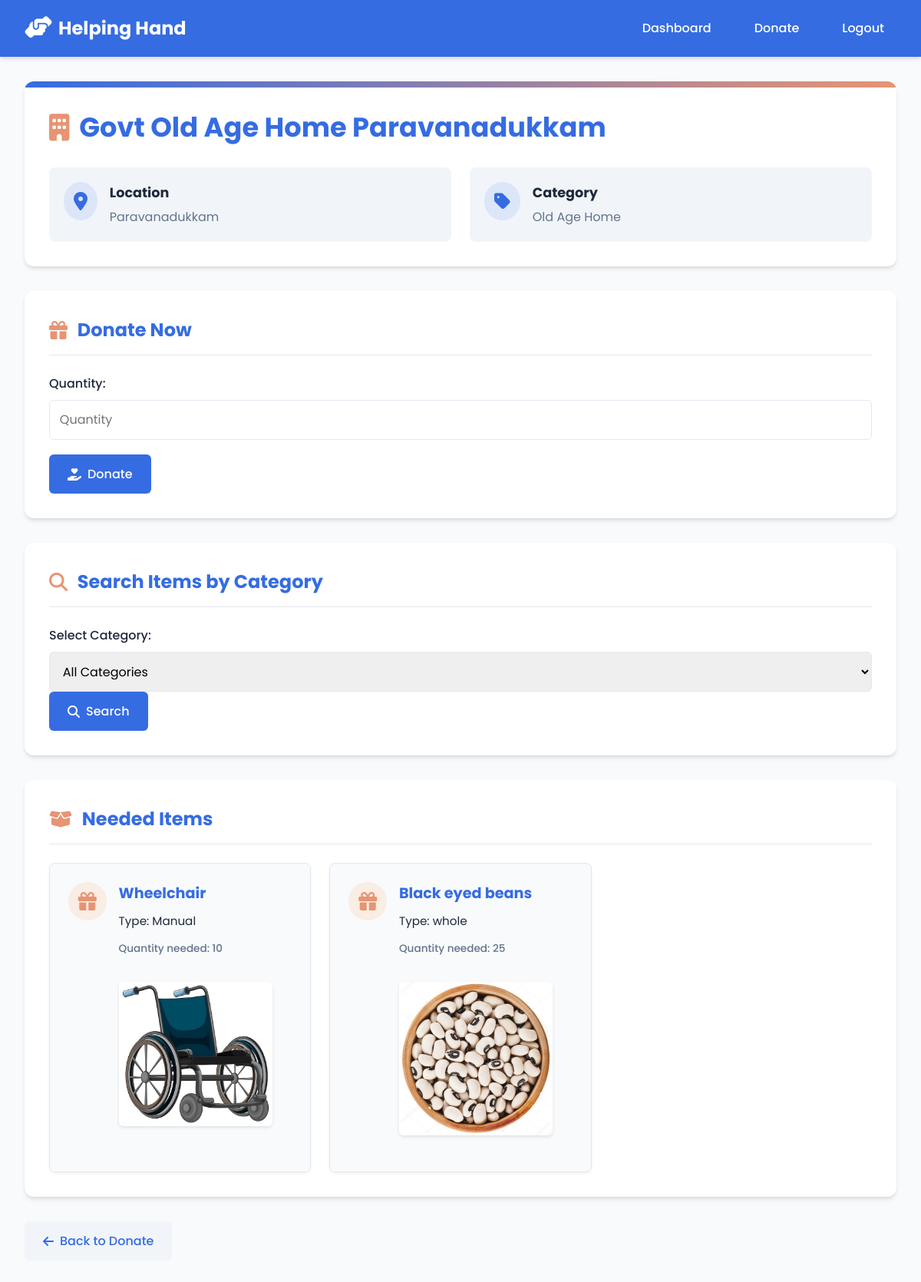
/donation/organization/1/ (signed in), run on the app's committed database.
### donationnn_app/models.py (models this page shows, shortened)
class Organization(models.Model):
    picture = models.ImageField(upload_to='organization_pictures/', blank=True, null=True)
    org_name = models.CharField(max_length=255, verbose_name="Organization Name")
    org_id = models.CharField(max_length=50, unique=True)
    email = models.EmailField(unique=True)
    location = models.CharField(max_length=100)
    category = models.CharField(max_length=50)

class Item(models.Model):
    CATEGORY_CHOICES = [
        ('household_essentials', 'Household Essentials'),
        ('clothing', 'Clothing'),
        ('footwear', 'Footwear'),
        ('grains', 'Grains'),
        ('pulses', 'Pulses'),
        ('mobility_aids', 'Mobility Aids'),
        ('educational_supplies', 'Educational Supplies'),
    ]
    item_name = models.CharField(max_length=255)
    item_category = models.CharField(max_length=50, choices=CATEGORY_CHOICES,default='grains')
    description = models.TextField(blank=True, null=True)
    item_picture = models.ImageField(upload_to='item_pictures/', blank=True, null=True)  # Ensure this matches the form
    quantity_needed = models.PositiveIntegerField(default=1)
    organization = models.ForeignKey('Organization', on_delete=models.CASCADE, related_name='items')

### donationnn_app/views.py (the view)
# urls.py: path('organization/<int:org_id>/', views.organization_detail, name='organization_detail'),  # Organization details
@login_required
def organization_detail(request, org_id):
    organization = get_object_or_404(Organization, id=org_id)
    items = organization.items.all()  # Get all items for this organization
    category = request.GET.get('category')
    if category:
        items = items.filter(item_category=category)  # Use item_category for filtering
    if request.method == 'POST':
        if 'add_item' in request.POST:
            form = ItemForm(request.POST, request.FILES)
            if form.is_valid():
                item = form.save(commit=False)
                item.organization = organization
                item.save()
                return redirect('organization_detail', org_id=org_id)
        elif 'donate' in request.POST:
            donation_form = DonationForm(request.POST)
            if donation_form.is_valid():
                item = donation_form.cleaned_data['item']
                quantity = donation_form.cleaned_data['quantity']
                item.quantity_donated += quantity
                item.save()
                Donation.objects.create(donor=request.user, item=item, quantity=quantity)
                return redirect('donation_success')
    else:
        form = ItemForm()  # Form for adding items
        donation_form = DonationForm()  # Form for donations
    return render(request, 'donationnn_app/organization.html', {
        'organization': organization,
        'items': items,
        'form': form,
        'donation_form': donation_form,
        'category': category,  # Pass the selected category to the template
    })

### donationnn_app/forms.py
class ItemForm(forms.ModelForm):
    class Meta:
        model = Item
        fields = ['item_category','item_name','item_picture', 'description', 'quantity_needed']

class DonationForm(forms.Form):
    item = forms.ModelChoiceField(queryset=Item.objects.all(), widget=forms.HiddenInput())
    quantity = forms.IntegerField(min_value=1)
    def __init__(self, *args, **kwargs):
        super().__init__(*args, **kwargs)
        self.fields['item'].widget.attrs.update({'class': 'form-control'})
        self.fields['quantity'].widget.attrs.update({'class': 'form-control', 'placeholder': 'Quantity'})

### donationnn_app/templates/donationnn_app/organization.html (shortened to what this page needs)
<!DOCTYPE html>
<html lang="en">
<head>
    <link rel="stylesheet" href="https://cdnjs.cloudflare.com/ajax/libs/font-awesome/6.4.0/css/all.min.css">
</head>
<body>
    <nav class="navbar">
        <a href="/" class="navbar-brand">
            <i class="fas fa-hands-helping"></i>
            Helping Hand
        </a>
        <div class="nav-links">
            <a href="{% url 'dashboard' %}">Dashboard</a>
            <a href="{% url 'donate' %}">Donate</a>
            <a href="{% url 'logout' %}">Logout</a>
        </div>
    </nav>
    <div class="container">
        <div class="org-header">
            <h1 class="org-title">
                <i class="fas fa-building"></i>
                {{ organization.org_name }}
            </h1>
            <div class="org-info">
                <div class="info-card">
                    <i class="fas fa-map-marker-alt info-icon"></i>
                    <div>
                        <h3>Location</h3>
                        <p>{{ organization.location }}</p>
                    </div>
                </div>
                <div class="info-card">
                    <i class="fas fa-tag info-icon"></i>
                    <div>
                        <h3>Category</h3>
                        <p>{{ organization.category }}</p>
                    </div>
                </div>
            </div>
        </div>
        {% if request.user.role == 'donor' %}
        <div class="donation-form">
            <h2><i class="fas fa-gift"></i> Donate Now</h2>
            <form method="post">
                {{ donation_form.as_p }}
                <button type="submit" name="donate" class="btn btn-primary">
                    <i class="fas fa-hand-holding-heart"></i> Donate
                </button>
            </form>
        </div>
        {% endif %}
        <div class="search-form">
            <h2><i class="fas fa-search"></i> Search Items by Category</h2>
            <form method="get" action="{% url 'organization_detail' org_id=organization.id %}">
                <label for="category">Select Category:</label>
                <select name="category" id="category">
                    <option value="">All Categories</option>
                </select>
                <button type="submit" class="btn btn-primary">
                    <i class="fas fa-search"></i> Search
                </button>
            </form>
        </div>
        <div class="needed-items">
            <h2><i class="fas fa-box-open"></i> Needed Items</h2>
            <ul class="items-list">
                {% for item in items %}
                <li class="item-card">
                    <i class="fas fa-gift item-icon"></i>
                    <div>
                        <h3>{{ item.item_name }}</h3>
                        <p>{{ item.description }}</p>
                        <small>Quantity needed: {{ item.quantity_needed }}</small>
                        {% if item.item_picture %}
                            <img src="{{ item.item_picture.url }}" alt="{{ item.item_name }}" width="200">
                        {% endif %}
                    </div>
                </li>
                {% endfor %}
            </ul>
        </div>
        <a href="{% url 'donate' %}" class="back-btn">
            <i class="fas fa-arrow-left"></i>
            Back to Donate
        </a>
    </div>
</body>
</html>

### data on the page
Organization: org_name "Govt Old Age Home Paravanadukkam", location "Paravanadukkam", category "Old Age Home"
Item: item_name "Wheelchair", description "Type: Manual", quantity_needed "10", item_picture (picture)
Item: item_name "Black eyed beans", description "Type: whole", quantity_needed "25", item_picture (picture)
